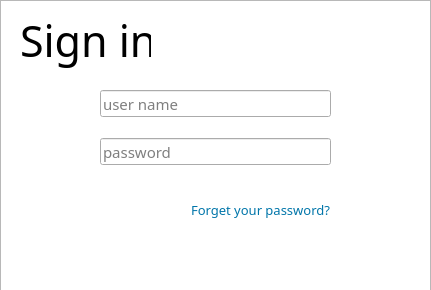
<?xml version="1.0" encoding="UTF-8"?>
<ui version="4.0">
 <class>MainWindow</class>
 <widget class="QMainWindow" name="MainWindow">
  <property name="geometry">
   <rect>
    <x>0</x>
    <y>0</y>
    <width>431</width>
    <height>290</height>
   </rect>
  </property>
  <property name="windowTitle">
   <string>MainWindow</string>
  </property>
  <widget class="QWidget" name="centralWidget">
   <widget class="QPushButton" name="btn_signIn">
    <property name="enabled">
     <bool>true</bool>
    </property>
    <property name="geometry">
     <rect>
      <x>100</x>
      <y>190</y>
      <width>75</width>
      <height>31</height>
     </rect>
    </property>
    <property name="font">
     <font>
      <family>Noto Sans T Chinese Medium</family>
      <pointsize>12</pointsize>
     </font>
    </property>
    <property name="cursor">
     <cursorShape>PointingHandCursor</cursorShape>
    </property>
    <property name="styleSheet">
     <string notr="true">#btn_signIn {
background-color: transparent;
border-image: url(:img/btn_signIn);
background: none;
border: none;
background-repeat: none;
}
</string>
    </property>
    <property name="text">
     <string/>
    </property>
    <property name="autoDefault">
     <bool>false</bool>
    </property>
    <property name="flat">
     <bool>false</bool>
    </property>
   </widget>
   <widget class="QLineEdit" name="lE_password">
    <property name="geometry">
     <rect>
      <x>100</x>
      <y>138</y>
      <width>231</width>
      <height>27</height>
     </rect>
    </property>
    <property name="font">
     <font>
      <family>Noto Sans T Chinese Medium</family>
      <pointsize>11</pointsize>
     </font>
    </property>
    <property name="placeholderText">
     <string>password</string>
    </property>
   </widget>
   <widget class="QLabel" name="label_logo">
    <property name="geometry">
     <rect>
      <x>20</x>
      <y>10</y>
      <width>131</width>
      <height>61</height>
     </rect>
    </property>
    <property name="font">
     <font>
      <family>Noto Sans T Chinese Thin</family>
      <pointsize>32</pointsize>
      <weight>50</weight>
      <bold>false</bold>
     </font>
    </property>
    <property name="text">
     <string>Sign in</string>
    </property>
   </widget>
   <widget class="QLineEdit" name="lE_userName">
    <property name="geometry">
     <rect>
      <x>100</x>
      <y>90</y>
      <width>231</width>
      <height>27</height>
     </rect>
    </property>
    <property name="font">
     <font>
      <family>Noto Sans T Chinese Medium</family>
      <pointsize>11</pointsize>
     </font>
    </property>
    <property name="placeholderText">
     <string>user name</string>
    </property>
   </widget>
   <widget class="QGraphicsView" name="graphicsView">
    <property name="geometry">
     <rect>
      <x>0</x>
      <y>0</y>
      <width>431</width>
      <height>291</height>
     </rect>
    </property>
    <property name="cursor" stdset="0">
     <cursorShape>ArrowCursor</cursorShape>
    </property>
   </widget>
   <widget class="QPushButton" name="btn_signUp">
    <property name="enabled">
     <bool>true</bool>
    </property>
    <property name="geometry">
     <rect>
      <x>330</x>
      <y>30</y>
      <width>75</width>
      <height>31</height>
     </rect>
    </property>
    <property name="font">
     <font>
      <family>Noto Sans T Chinese Medium</family>
      <pointsize>12</pointsize>
     </font>
    </property>
    <property name="cursor">
     <cursorShape>PointingHandCursor</cursorShape>
    </property>
    <property name="styleSheet">
     <string notr="true">#btn_signUp {
background-color: transparent;
border-image: url(:img/btn_signUp);
background: none;
border: none;
background-repeat: none;
}
</string>
    </property>
    <property name="text">
     <string/>
    </property>
    <property name="autoDefault">
     <bool>false</bool>
    </property>
    <property name="flat">
     <bool>false</bool>
    </property>
   </widget>
   <widget class="QPushButton" name="btn_forget">
    <property name="geometry">
     <rect>
      <x>190</x>
      <y>200</y>
      <width>141</width>
      <height>20</height>
     </rect>
    </property>
    <property name="font">
     <font>
      <family>Noto Sans T Chinese Medium</family>
      <pointsize>10</pointsize>
     </font>
    </property>
    <property name="cursor">
     <cursorShape>PointingHandCursor</cursorShape>
    </property>
    <property name="styleSheet">
     <string notr="true">#btn_forget {
	color: rgb(0, 117, 169);
background-color: transparent;
background: none;
border: none;
background-repeat: none;
}</string>
    </property>
    <property name="text">
     <string>Forget your password?</string>
    </property>
   </widget>
   <zorder>graphicsView</zorder>
   <zorder>btn_signIn</zorder>
   <zorder>lE_password</zorder>
   <zorder>label_logo</zorder>
   <zorder>lE_userName</zorder>
   <zorder>btn_signUp</zorder>
   <zorder>btn_forget</zorder>
  </widget>
  <widget class="QMenuBar" name="menuBar">
   <property name="geometry">
    <rect>
     <x>0</x>
     <y>0</y>
     <width>431</width>
     <height>25</height>
    </rect>
   </property>
  </widget>
 </widget>
 <layoutdefault spacing="6" margin="11"/>
 <resources/>
 <connections/>
</ui>
